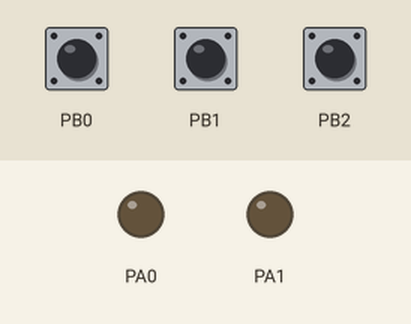
Recording of a program running on a simulated ATmega32, built with avr-gcc and emulated at 1 MHz. On the bench: output pins drawn as LEDs (lit = HIGH). The test bench sets the inputs (shaded band); at power-on: PB0 HIGH, PB1 HIGH, PB2 HIGH.

Above: at 1.2 s.
1.3 s: PB0 pulled LOW for 0.15 s
At 1.4 s:
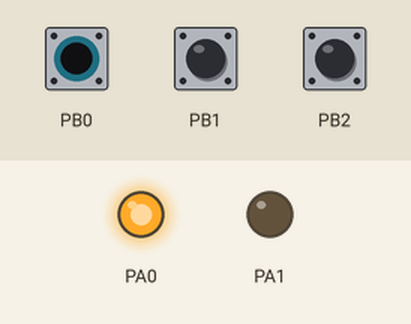
3.0 s: PB1 pulled LOW for 0.15 s
At 3.11 s:
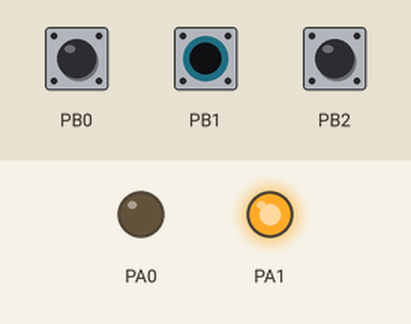
4.7 s: PB2 pulled LOW for 0.15 s
At 4.82 s:
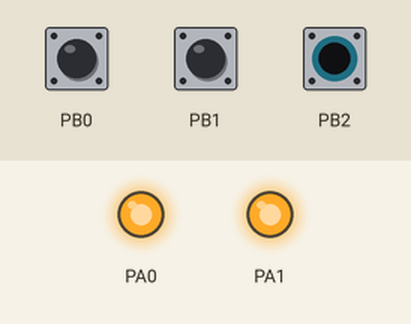
6.4 s: PB2 pulled LOW for 3.2 s
At 10.2 s:
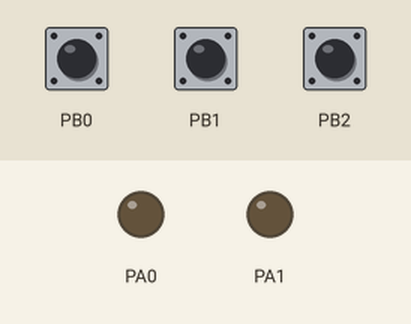
11.1 s: PB0 pulled LOW for 3.2 s
At 11.6 s:
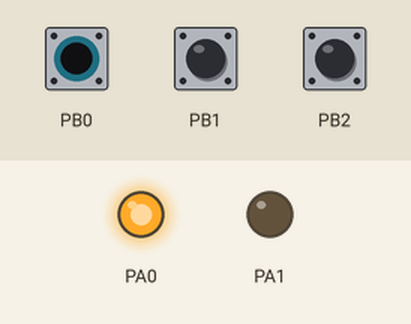
Timing chart, 0 to 15.9 s (numbered marks = the images above; inputs shaded):
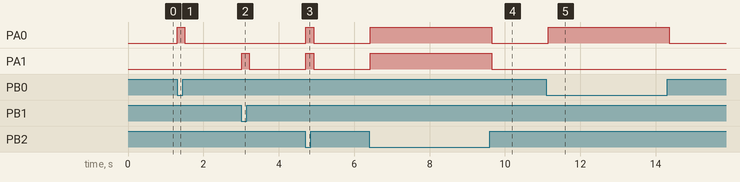

The program:

main.c
```c
/*
 * main.c
 *
 *  Created on: Mar 1, 2024
 *      Author: Mohammad Tamer
 */


typedef unsigned char u8;
typedef signed char s8;
#define PORT_A *((volatile u8*)0x3B)
#define DDR_A *((volatile u8*)0x3A)
#define PIN_A *((volatile u8*)0x39)

#define PORT_B *((volatile u8*)0x38)
#define DDR_B *((volatile u8*)0x37)
#define PIN_B *((volatile u8*)0x36)

#include <util/delay.h>


int main()
{
	// Set PORTA pin 0 as output for LED 1
	DDR_A |= (1 << 0);
	// Set PORTA pin 1 as output for LED 2
	DDR_A |= (1 << 1);
	// Set PORTB pin 0 as input for switch 1
	DDR_B &=~ (1 << 0);
	// Set PORTB pin 1 as input for switch 1
	DDR_B &=~ (1 << 1);
	// Set PORTB pin 2 as input for switch 2
	DDR_B &=~ (1 << 2);
	// Enable pull-up resistors for PORTB pins
	PORT_B |= (1 << 0) | (1 << 1) | (1 << 2);

	while(1)
	{
		if( !( (PIN_B>>0)& 1) ) //Check if switch 1 is pressed
			{
				PORT_A |= (1 << 0); // Turn on LED 1
				PORT_A &=~ (1 << 1); // Turn off LED 2
			}
		else if( !( (PIN_B>>1)& 1) ) //Check if switch 2 is pressed
			{
				PORT_A |= (1 << 1); // Turn on LED 2
				PORT_A &=~ (1 << 0); // Turn off LED 1
			}
		else if( !( (PIN_B>>2)& 1) ) //Check if switch 3 is pressed
			{
				PORT_A |= (1 << 0); // Turn on LED 1
				PORT_A |= (1 << 1); // Turn on LED 2
			}
		else // no switch is pressed
		{
			PORT_A &=~ (1 << 0); // Turn off LED 1
			PORT_A &=~ (1 << 1); // Turn off LED 2
		}
		_delay_ms(100); // Delay 1 second
	}
	return 0 ;
}
```

Measured:
- after the input at 1.3 s, PA0: LOW → HIGH at once, → LOW 0.20 s later
- after the input at 3.0 s, PA1: LOW → HIGH at once, → LOW 0.20 s later
- after the input at 4.7 s, PA0, PA1: LOW → HIGH at once, → LOW 0.20 s later
- after the input at 6.4 s, PA0, PA1: LOW → HIGH at once, → LOW 3.2 s later
- after the input at 11.1 s, PA0: LOW → HIGH after 0.05 s, → LOW 3.2 s later
